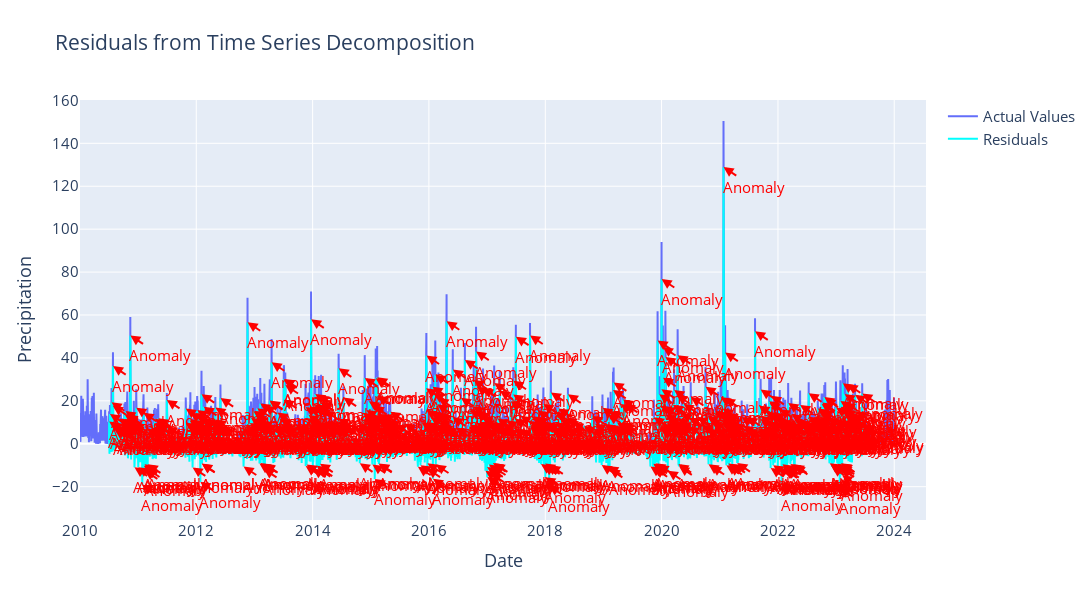

Write notebook code for a chart like this one.
### Markdown cell above
## Median and Median Absolute Deviation (MAD)

### Code cell
# Define residual, median, and MAD
residual_median = np.median(residual.dropna())
residual_mad = np.median(np.abs(residual.dropna() - residual_median))
threshold = 3  # Define the threshold for anomaly detection

# Detect anomalies
anomalies = residual[np.abs(residual - residual_median) > threshold * residual_mad]

# Create the residual plot
fig = go.Figure()

# Plot the actual values
fig.add_trace(go.Scatter(
    x=raw_df.date, 
    y=raw_df.precipitation_sum,
    mode='lines',
    name='Actual Values'
))

# Plot the residuals
fig.add_trace(go.Scatter(
    x=residual.index, 
    y=residual.values,
    mode='lines',
    line=dict(color='aqua', dash='solid'),
    name='Residuals'
))

# Annotate anomalies
for idx in anomalies.index:
    fig.add_annotation(
        x=idx,
        y=residual.loc[idx],
        text="Anomaly",
        showarrow=True,
        arrowhead=2,
        arrowsize=1,
        arrowwidth=2,
        arrowcolor='red',
        ax=30,  # x offset
        ay=20,  # y offset
        font=dict(color='red')
    )

# Update layout
fig.update_layout(
    title='Anomaly Detection in Residuals Using Mean and Standard Deviation',
    xaxis_title='Date',
    yaxis_title='Precipitation',
    font=dict(size=15),
    autosize=True,
    width=1200,
    height=600
)

# Show the figure
fig.show()
